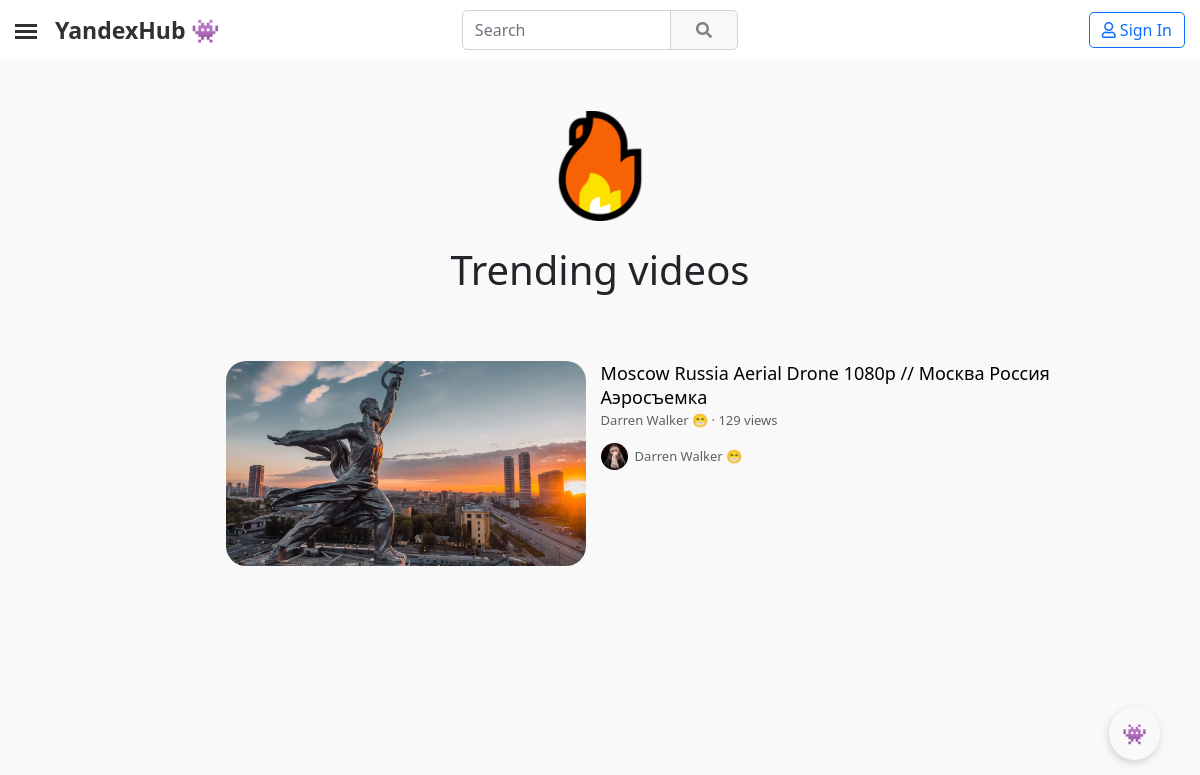
/trending/, run on an earlier commit of the app's database.
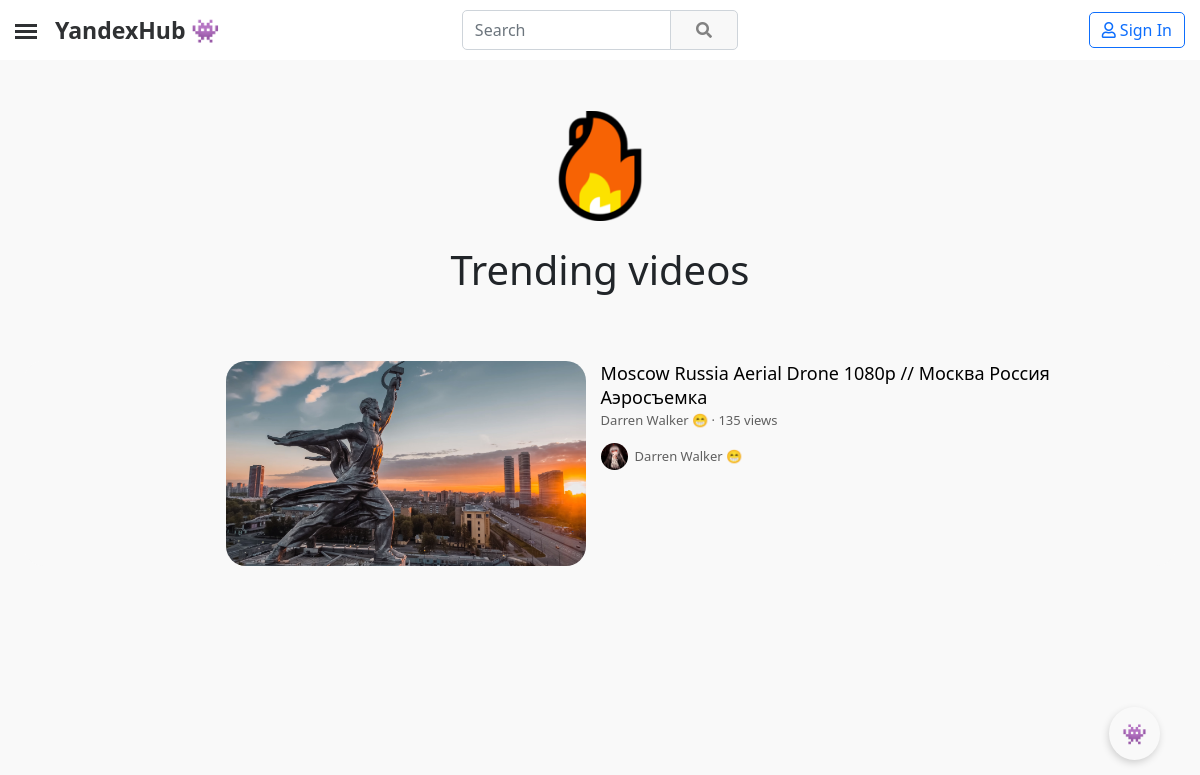
And on a later commit of the database.
### YandexHub/apps/mainapp/models.py (models this page shows, shortened)
class Video(models.Model):
    video_id = models.CharField(blank=True, null=True, max_length=32)
    creator = models.ForeignKey(CustomUser, on_delete=models.CASCADE, null=False, related_name='video_creator')
    video = models.FileField(upload_to='videos/')
    video_banner = models.ImageField(upload_to='video_banners/')
    views = models.BigIntegerField(default=0)
    likes = models.BigIntegerField(default=0)
    dislikes = models.BigIntegerField(default=0)
    comments = models.BigIntegerField(default=0)
    coefficient = models.FloatField(default=0)
    title = models.CharField(max_length=150)
    description = models.TextField(blank=True, null=True, max_length=1000000)
    date_created = models.DateTimeField(auto_now_add=True, db_index=True)

class CustomUser(AbstractUser):
    user_id = models.CharField(blank=True, null=True, max_length=24)
    email = models.EmailField(null=True, unique=True)
    username = models.CharField(blank=True, null=True, max_length=25)
    avatar = models.ImageField(blank=True, null=True, upload_to = 'avatars/', default='avatars/default/default_avatar.png')
    banner = models.ImageField(blank=True, null=True, upload_to='users_banners/')
    all_views = models.BigIntegerField(default=0)
    all_subscribers = models.BigIntegerField(default=0)
    description = models.TextField(blank=True, null=True, max_length=5000)
    contact_email  = models.CharField(blank=True, null=True, max_length=75)
    location = models.CharField(blank=True, null=True, max_length=50)
    vk_link = models.CharField(blank=True, null=True, max_length=150)
    instagram_link = models.CharField(blank=True, null=True, max_length=150)
    facebook_link = models.CharField(blank=True, null=True, max_length=150)
    reddit_link = models.CharField(blank=True, null=True, max_length=150)
    telegram_link = models.CharField(blank=True, null=True, max_length=150)
    twitter_link = models.CharField(blank=True, null=True, max_length=150)
    website_link = models.CharField(blank=True, null=True, max_length=150)
    telegram = models.CharField(blank=True, null=True, max_length=150)
    date_created = models.DateTimeField(auto_now_add=True, db_index=True)
    REQUIRED_FIELDS = ['username']
    USERNAME_FIELD = 'email'

### YandexHub/apps/mainapp/views.py (the view)
# urls.py: path('trending/', TrendingView.as_view(), name="trending__page"),
class TrendingView(ListView):
    template_name = 'video/other/trending.html'
    paginate_by = 10
    queryset = Video
    context_object_name = "videos"
    def get_queryset(self):
        tranding_time = datetime.utcnow() - timedelta(days=2)
        videos = []
        for i in range(100):
            try:
                video = Video.objects.filter(~Q(coefficient=0.0), date_created__gt=tranding_time).order_by('-coefficient')[i]
                videos.append(video)
            except:
                break
        return videos
    def get_context_data(self, **kwargs):
        context = super(TrendingView, self).get_context_data(**kwargs)
        context['title'] = 'Trending videos 📈'
        return context

### YandexHub/apps/mainapp/templatetags/poll_extras.py (called while the page is built)
@register.filter(name='brief_views_format')
@stringfilter
def brief_views_format(arg):
    if int(arg) < 1000000:
        if int(arg) == 1:
            return '1 view'
        elif int(arg) < 1000:
            return f'{arg} views'
        else:
            return f"{str_fixed(float(int(arg)/1000), int(arg), 1, 'views')}K views"
    elif int(arg) < 1000000000:
        return f"{str_fixed(float(int(arg)/1000000), int(arg), 1, 'views')}M views"
    elif int(arg) < 1000000000000:
        return f"{str_fixed(float(int(arg)/1000000000), int(arg), 1, 'views')}B views"
    else:
        return ''

@register.filter(name='html_to_text')
@stringfilter
def html_to_text(html):
    cleanr = re.compile('<.*?>')
    cleantext = re.sub(cleanr, '', html)
    return cleantext

### YandexHub/apps/mainapp/templates/video/other/trending.html (shortened to what this page needs)
{% extends "main.html" %}
{% block content %}
{% load poll_extras %}
{% load static %}
<main role="main" style="margin-top: 35px;">
    <div class="block-content">
        <section class="py-3 text-center container-fluid">
            <div class="row" style="padding-bottom: 1rem!important;">
                <div class="col-lg-12 col-md-8 mx-auto">
                    <img class="banner-icon" src="{% static 'media/site/icons/fire.png' %}">
                    <h1 style="margin-bottom: 25px;">Trending videos</h1>
                </div>
            </div>
        </section>
        <div class="infinite-container">
            {% for i in videos %}
            <div class="infinite-item">
                <div class="card" style="height: 205px; margin-top: 10px;">
                    <div class="row g-0" style="width: 65%; position: relative; margin-left: auto; margin-right: auto;">
                        <div class="col-md-4" style="left: 0; position: absolute;">
                            <a style="cursor: pointer;" onclick="transition_link(`{% url 'video__page' i.video_id %}`)">
                                <div class="img"
                                    style="width: 360px; height: 205px; border-radius: 20px; background-image: url({{i.video_banner.url}});">
                                </div>
                            </a>
                        </div>
                        <div class="col-md-8" style="top: 0; position: absolute; left: 365px;">
                            <div style="padding-top: 0; margin-left: 10px;">
                                <a style="cursor: pointer;" onclick="transition_link(`{% url 'video__page' i.video_id %}`)">
                                    <p style="font-size: 18px; margin-bottom: -2px; color: #000;">{{ i.title }}</p>
                                </a>
                                <small style="color: #606060; font-size: 13px;"><a style="color: #606060; cursor: pointer;" onclick="transition_link(`{% url 'channel__page' i.creator.user_id %}`)">{{i.creator.username}}</a> · {{i.views|brief_views_format}}</small>
                                <a style="cursor: pointer;" onclick="transition_link(`{% url 'channel__page' i.creator.user_id %}`)">
                                    <small style="display: block; margin-top: 12px; font-size: 13px; color: #606060;">
                                        <div class="img"
                                            style="display: inline-block; margin-right: 7px; width: 27px; height: 27px; border-radius: 50%; background-image: url({{i.creator.avatar.url}});">
                                        </div>
                                        <div style="display: inline-block; position: absolute; margin-top: 4px;">
                                            {{i.creator.username}}</div>
                                    </small>
                                </a>
                            </div>
                        </div>
                    </div>
                </div>
            </div>
            {% endfor %}
        </div>
    </div>
</main>
{% endblock %}

What changed in the data, as far as the page shows it:
changed Video "Moscow Russia Aerial Drone 1080p // Москва Россия Аэросъемка": views|brief_views_format "129 views" → "135 views"
